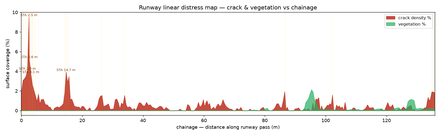
#> input picture reports/runway_defects_full/runway_linear_map.png, 440 x 135 px, shrunk from 1690 x 520 before the run, found by its file name
$ python build_pdf_report.py
#> lines starting #> are read from the running program, lines starting #| are printed output that depends on the picture
#!/usr/bin/env python3
"""Multi-feature runway inspection report (PDF, matplotlib only).

Defensible build per docs/report_enhancement_roadmap.md: leads with what the
data supports — SAM2 true crack density, hot zones, total crack length, crack
type mix, vegetation coverage, and a chainage-referenced linear distress map —
framed against ASTM D5340 with an honest coverage matrix and limitations.
It deliberately does NOT publish a width-based severity or numeric PCI
(unreliable on this blurred/grooved imagery).

Inputs under --reports: detections.csv, crack_density_sam.csv,
crack_metrics.csv(+summary.json), surface_features.csv, frame_chainage.csv,
runway_linear_map.png, crack_density_bbox_vs_mask.png, overlays/.
"""

import argparse
import csv
import datetime as dt
import json
from collections import Counter
from pathlib import Path

import cv2
import matplotlib
matplotlib.use("Agg")
import matplotlib.pyplot as plt
from matplotlib.backends.backend_pdf import PdfPages

A4 = (8.27, 11.69)
ACCENT = "#e67e22"
INK = "#1f2a33"
MUTED = "#6b7785"


def page(title, subtitle=None):
    fig = plt.figure(figsize=A4)
    fig.text(0.08, 0.955, title, fontsize=16, fontweight="bold", color=INK)
    fig.text(0.92, 0.957, "Runway Surface Condition Report", fontsize=8,
             color=MUTED, ha="right")
    fig.add_artist(plt.Line2D([0.08, 0.92], [0.945, 0.945], color=ACCENT,
                              lw=2, transform=fig.transFigure))
    if subtitle:
        fig.text(0.08, 0.93, subtitle, fontsize=9, color=MUTED)
    return fig


def finish(pdf, fig, n):
    fig.text(0.92, 0.03, f"page {n}", fontsize=8, color=MUTED, ha="right")
    pdf.savefig(fig)
    plt.close(fig)


def rd(p):
    return list(csv.DictReader(open(p))) if p.exists() else []


def img_on(fig, path, rect):
    if Path(path).exists():
        ax = fig.add_axes(rect)
        ax.imshow(plt.imread(str(path)))
        ax.axis("off")


def draw_pipeline(fig, rect):
    """Draw the detection/analysis pipeline as a labelled flow diagram."""
    from matplotlib.patches import FancyBboxPatch, FancyArrowPatch
    ax = fig.add_axes(rect)
    ax.set_xlim(0, 10); ax.set_ylim(0, 6); ax.axis("off")

    def box(x, y, w, h, text, fc):
        ax.add_patch(FancyBboxPatch((x, y), w, h, boxstyle="round,pad=0.06,rounding_size=0.12",
                                    linewidth=1, edgecolor="#34495e", facecolor=fc))
        ax.text(x + w / 2, y + h / 2, text, ha="center", va="center",
                fontsize=8.2, color=INK, wrap=True)

    def arrow(x1, y1, x2, y2):
        ax.add_patch(FancyArrowPatch((x1, y1), (x2, y2), arrowstyle="-|>",
                                     mutation_scale=12, lw=1.2, color="#7f8c8d"))

    # capture
    box(0.2, 2.5, 1.9, 1.0, "Drone pass\n(video, ~1.25 mm/px)", "#fdebd0")
    box(2.5, 2.5, 1.7, 1.0, "Frame extraction\n(5 FPS, 274 frames)", "#fdebd0")
    arrow(2.1, 3.0, 2.5, 3.0)
    # three parallel analyses
    box(4.6, 4.4, 2.2, 1.0, "Crack segmentation\n(crack-seg model)", "#f5b7b1")
    box(4.6, 2.5, 2.2, 1.0, "Vegetation\n(HSV colour)", "#abebc6")
    box(4.6, 0.6, 2.2, 1.0, "Frame registration\n(chainage / distance)", "#aed6f1")
    for yy in (4.9, 3.0, 1.1):
        arrow(4.2, 3.0, 4.6, yy)
    # measurement
    box(7.2, 3.4, 2.4, 1.0, "Mask analysis\n(density, length, type)", "#f5b7b1")
    arrow(6.8, 4.9, 7.2, 4.0)
    box(7.2, 1.4, 2.4, 1.0, "Aggregate by station\n(hot zones, ASTM matrix)", "#d7dbdd")
    arrow(6.8, 3.0, 7.2, 2.3); arrow(6.8, 1.1, 7.2, 1.7); arrow(8.4, 3.4, 8.4, 2.4)
    ax.text(5.0, 5.8, "Detection & analysis pipeline", fontsize=10,
            fontweight="bold", color=INK)


def main():
    ap = argparse.ArgumentParser(description=__doc__)
    ap.add_argument("--reports", type=Path, default=Path("reports/runway_defects_full"))
    ap.add_argument("--frames", type=Path, default=Path("frames"))
    ap.add_argument("--out", type=Path, default=Path("reports/runway_inspection_report.pdf"))
    ap.add_argument("--site", default="Runway survey — UAV imagery, ~1.25 mm GSD")
    args = ap.parse_args()
    R = args.reports

    dets = rd(R / "detections.csv")
    sam = rd(R / "crack_density_sam.csv")
    metrics = [c for c in rd(R / "crack_metrics.csv") if c.get("plausible_crack") == "True"]
    veg = rd(R / "surface_features.csv")
    chain = rd(R / "frame_chainage.csv")
    summ = json.loads((R / "crack_metrics_summary.json").read_text()) \
        if (R / "crack_metrics_summary.json").exists() else {}

    cc = Counter(r["class"] for r in dets)
    station = {r["frame"]: float(r["station_m"]) for r in chain}
    surveyed = max((float(r["station_m"]) for r in chain), default=0)
    if sam:
        mk = sum(float(r["mask_area_px"]) for r in sam)
        sf = sum(float(r["frame_area_px"]) for r in sam)
        true_density = 100 * mk / sf if sf else 0
        crack_by_frame = {r["frame"]: float(r["mask_density_pct"]) for r in sam}
    else:
        true_density, crack_by_frame = 0, {}
    veg_by_frame = {r["frame"]: float(r["vegetation_pct"]) for r in veg}
    veg_overall = (sum(veg_by_frame.values()) / len(veg_by_frame)) if veg_by_frame else 0
    veg_frames = sum(1 for v in veg_by_frame.values() if v > 0.05)
    total_len = summ.get("total_crack_length_m", 0)
    n_cracks = summ.get("n_cracks", len(metrics))
    type_counts = summ.get("type_counts", {})
    crack_frames = len({r["frame"] for r in dets if r["class"] == "crack"})
    n_frames = len(station) or len({r["frame"] for r in dets})

    args.out.parent.mkdir(parents=True, exist_ok=True)
    pg = 0
    with PdfPages(args.out) as pdf:
        # 1. executive summary
        pg += 1
        fig = page("Runway Surface Condition Report",
                   f"{args.site}   ·   generated {dt.date.today().isoformat()}")
        kpis = [
            (f"{surveyed:.0f} m", "surveyed length"),
            (f"{true_density:.2f}%", "crack density (segmented area)"),
            (f"{total_len:.0f} m", "total crack length"),
            (f"{n_cracks}", "cracks measured"),
            (f"{crack_frames}/{n_frames}", "crack-bearing frames"),
            (f"{veg_overall:.2f}%", "vegetation coverage"),
        ]
        for i, (num, lbl) in enumerate(kpis):
            x = 0.08 + (i % 3) * 0.29
            y = 0.82 - (i // 3) * 0.13
            fig.text(x, y, num, fontsize=20, fontweight="bold", color=ACCENT)
            fig.text(x, y - 0.034, lbl, fontsize=8.3, color=MUTED)
        body = (
            f"This report summarises an automated condition survey of the runway, "
            f"captured in a single drone pass at roughly 1.25 mm per pixel. Cracks "
            f"are picked out by a crack-specialised segmentation model and "
            f"vegetation by its colour; every finding is tied to a position along "
            f"the runway (its chainage) so the results read as a map rather than a "
            f"list. The aim is to show, at a glance, where the surface needs "
            f"attention first — in line with the routine pavement-monitoring "
            f"expectations of ICAO Annex 14, CAA CAP 168 and the ASTM D5340 "
            f"distress framework.\n\n"
            f"Across the {surveyed:.0f} m surveyed, the system found {n_cracks} "
            f"cracks (about {total_len:.0f} m of cracking in total) on "
            f"{crack_frames} of {n_frames} frames, giving an overall crack density "
            f"of {true_density:.2f}% of the imaged surface, with vegetation showing "
            f"in {veg_frames} frames. The pages that follow walk through how the "
            f"analysis works, where the worst stretches are, and what we can and "
            f"cannot yet measure.\n\n"
            f"A note on scope, in the interest of honesty: crack density here is a "
            f"reliable way to rank and track problem areas, but we deliberately do "
            f"not publish a per-crack width, an ASTM severity grade or a numeric "
            f"PCI. Motion blur and the runway's grooved texture make millimetre "
            f"width measurement untrustworthy on this footage (the Limitations page "
            f"explains why and how to fix it). Foreign-object debris, rubber "
            f"deposits and marking condition are out of scope for this survey — the "
            f"ASTM coverage matrix sets out exactly what was and wasn't assessed.")
        fig.text(0.08, 0.50, body, fontsize=9.7, color=INK, va="top", wrap=True)
        finish(pdf, fig, pg)

        # 1b. how it works — architecture + process
        pg += 1
        fig = page("How the analysis works",
                   "From a single drone pass to a located, prioritised survey.")
        draw_pipeline(fig, [0.06, 0.56, 0.88, 0.34])
        steps = (
            "1.  Capture & frames.  The runway is flown in one continuous pass and "
            "the video is sampled at 5 frames per second, giving 274 high-resolution "
            "stills at about 1.25 mm per pixel.\n\n"
            "2.  Crack detection.  Each frame is run through a crack-specialised "
            "segmentation model that outlines cracks as thin shapes rather than just "
            "boxes — so we measure the area actually covered by cracking, not the "
            "rectangle around it.\n\n"
            "3.  Vegetation.  Greenery (plants growing through joints and along "
            "edges) is separated from the grey asphalt by colour, which is robust "
            "and needs no training.\n\n"
            "4.  Measurement.  From each crack outline we derive its length and "
            "orientation (longitudinal, transverse or interconnected 'alligator'), "
            "and per frame we compute crack and vegetation coverage.\n\n"
            "5.  Location (chainage).  Because the frames are a continuous pass, we "
            "recover how far the drone moved between frames by aligning them, turning "
            "frame numbers into real distance along the runway.\n\n"
            "6.  Reporting.  Findings are aggregated by station into hot zones, "
            "checked against the ASTM D5340 distress catalogue, and written up as "
            "this report.")
        fig.text(0.08, 0.50, steps, fontsize=9.7, color=INK, va="top", wrap=True)
        finish(pdf, fig, pg)
#> call 2 of finish, with n = 2
#> in finish (call 2), `pdf.savefig(fig)`:
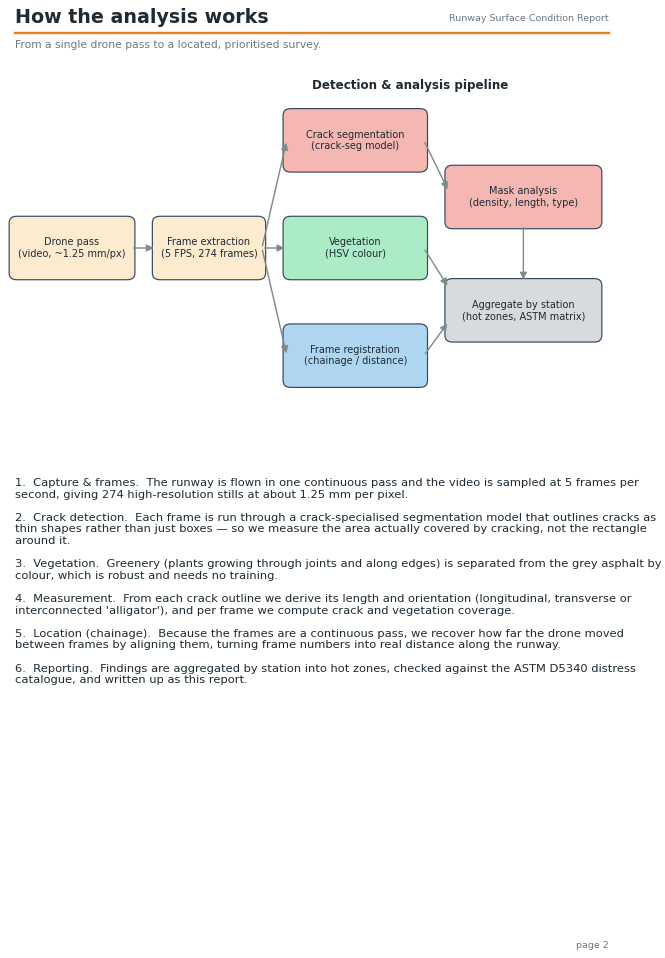
#> figure drawn by matplotlib, 1 panel

        # 2. spatial linear distress map
        pg += 1
        fig = page("Spatial distress map (by chainage)",
                   "Distance along the runway pass, recovered by frame registration.")
        img_on(fig, R / "runway_linear_map.png", [0.06, 0.50, 0.88, 0.36])
        if crack_by_frame and station:
            hot = sorted(((station.get(f, 0), v) for f, v in crack_by_frame.items()),
                         key=lambda t: -t[1])[:8]
            lines = ["Priority crack hot zones (station · density):", ""]
            lines += [f"   STA {s:6.1f} m     {v:5.2f}%" for s, v in hot if v > 0]
            fig.text(0.08, 0.44, "\n".join(lines), fontsize=9.5, color=INK,
                     va="top", family="monospace")
        finish(pdf, fig, pg)

        # 3. crack density profile (bbox vs SAM)
        pg += 1
        fig = page("Crack density — measurement",
                   "v1 bounding-box proxy vs crack-seg true-area mask.")
        img_on(fig, R / "crack_density_bbox_vs_mask.png", [0.06, 0.48, 0.88, 0.38])
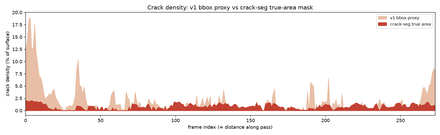
#> input picture reports/runway_defects_full/crack_density_bbox_vs_mask.png, 440 x 135 px, shrunk from 1690 x 520 before the run, found by its file name
        fig.text(0.08, 0.42,
                 "A simple bounding box around a crack greatly overstates how much "
                 "surface the crack actually covers. Outlining the crack instead "
                 "(the darker band) measures the real affected area. The "
                 "crack-specialised model is also more sensitive than the original "
                 "detector, picking up finer cracking right across the surface — so "
                 "read these density figures as a sensitive screening index rather "
                 "than an exact inventory.",
                 fontsize=9.7, color=INK, va="top", wrap=True)
        finish(pdf, fig, pg)

        # 4. inventory + vegetation + crack type
        pg += 1
        fig = page("Feature inventory")
        ax = fig.add_axes([0.08, 0.55, 0.5, 0.30])
        cls = sorted(cc, key=lambda c: -cc[c])
        ax.barh(cls[::-1], [cc[c] for c in cls[::-1]], color=ACCENT)
        ax.set_title("Detections by class", fontsize=11); ax.tick_params(labelsize=8)
        lines = ["Cracks", f"  detections: {cc.get('crack',0)}",
                 f"  measured cracks: {n_cracks}", f"  total length: {total_len:.0f} m",
                 f"  type mix: {type_counts}", "",
                 "Vegetation", f"  coverage: {veg_overall:.2f}% overall",
                 f"  present in {veg_frames}/{n_frames} frames"]
        fig.text(0.62, 0.84, "\n".join(lines), fontsize=9.5, color=INK,
                 va="top", family="monospace")
        fig.text(0.08, 0.46,
                 "Crack type is from skeleton orientation (geometry is robust);\n"
                 "vegetation from a green colour threshold (separable from asphalt).",
                 fontsize=8.5, color=MUTED, va="top")
        finish(pdf, fig, pg)

        # 5. ASTM D5340 coverage matrix
        pg += 1
        fig = page("ASTM D5340 coverage matrix",
                   "What this survey assesses, and what needs more.")
        matrix = [
            ("Cracking (long./trans.)", "ASSESSED", "density, length, location, type"),
            ("Vegetation encroachment", "ASSESSED", "coverage % + hot zones (operational)"),
            ("Patching", "PARTIAL", "detector class present; not validated here"),
            ("Crack width / severity / PCI", "NOT REPORTED", "blur + groove texture (see Limitations)"),
            ("FOD", "OUT OF SCOPE", "needs a trained FOD model (FOD-A)"),
            ("Rubber deposits", "OUT OF SCOPE", "needs TDZ location + friction data"),
            ("Raveling / weathering", "OUT OF SCOPE", "texture; unreliable on blurred RGB"),
            ("Marking condition", "OUT OF SCOPE", "colour threshold catches shoulder/verge"),
            ("Ponding / drainage", "N/A", "dry survey"),
        ]
        y = 0.86
        fig.text(0.08, y, f"{'item':<30}{'status':<15}note", fontsize=9,
                 family="monospace", color=INK, fontweight="bold")
        y -= 0.028
        col = {"ASSESSED": "#27ae60", "PARTIAL": "#e67e22", "NOT REPORTED": "#c0392b",
               "OUT OF SCOPE": "#6b7785", "N/A": "#6b7785"}
        for item, status, note in matrix:
            fig.text(0.08, y, f"{item:<30}", fontsize=8.5, family="monospace", color=INK)
            fig.text(0.08 + 0.30 * 0.0 + 0.355, y, f"{status:<14}", fontsize=8.5,
                     family="monospace", color=col[status], fontweight="bold")
            fig.text(0.08, y - 0.014, f"      {note}", fontsize=7.5,
                     family="monospace", color=MUTED)
            y -= 0.040
        finish(pdf, fig, pg)

        # 6. hot-zone gallery (SAM overlays)
        odir = R / "overlays"
        gallery = sorted(crack_by_frame.items(), key=lambda t: -t[1])[:4]
        if gallery:
            for i in range(0, len(gallery), 2):
                pg += 1
                fig = page("Crack hot zones — crack-seg masks",
                           "red = segmented crack")
                for slot, (fname, dv) in enumerate(gallery[i:i + 2]):
                    p = odir / fname
                    im = cv2.imread(str(p)) if p.exists() else cv2.imread(str(args.frames / fname))
                    if im is None:
                        continue
                    ax = fig.add_axes([0.08, 0.50 - slot * 0.42, 0.84, 0.38])
                    ax.imshow(cv2.cvtColor(im, cv2.COLOR_BGR2RGB)); ax.axis("off")
                    s = station.get(fname, 0)
                    ax.set_title(f"{fname} — STA {s:.1f} m — {dv:.2f}% density",
                                 fontsize=9, color=INK)
                finish(pdf, fig, pg)

        # 7. limitations
        pg += 1
        fig = page("What we can and can't measure (yet)")
        txt = (
            "We think it's important to be clear about the edges of this survey.\n\n"
            "Why there is no per-crack width, ASTM severity grade or PCI score:\n\n"
            "The honest answer is that this footage cannot support a trustworthy "
            "millimetre crack width. Motion blur from the moving drone and the "
            "runway's grooved texture both smear the thin edge of a crack — the very "
            "thing a width measurement depends on. We tried three different methods "
            "and each failed in its own way: a general segmentation model traced a "
            "broad region rather than the crack line (giving an impossible ~46 mm "
            "'width'); a contrast-based method simply measured the groove spacing "
            "(~5 mm everywhere); and even the crack-specialised model, while it "
            "finds cracks well, produces masks too coarse for millimetre width. "
            "Since width drives ASTM severity and PCI, we don't report those rather "
            "than publish a number we can't stand behind.\n\n"
            "What you can rely on in this report: where the cracking is and how it's "
            "concentrated (density and hot zones), how much there is and how it runs "
            "(count, location, length and type), vegetation coverage, and the "
            "distance-along-runway referencing that ties it all to a position.\n\n"
            "How to unlock certified-style width, severity and PCI next time:\n"
            "  - capture sharper imagery — slower or stop-and-stare passes, or "
            "deblurring — so crack edges stay crisp, and/or\n"
            "  - use a crack-fine-tuned segmenter; then width-based severity and "
            "PCI become trustworthy.\n\n"
            "Two smaller caveats: accuracy figures (precision/recall) would need a "
            "human to verify a sample of frames, and a single straight pass gives a "
            "strip down the runway rather than a full-width map of the whole "
            "surface.")
        fig.text(0.08, 0.86, txt, fontsize=9.7, color=INK, va="top", wrap=True)
        finish(pdf, fig, pg)

        # 8. distress list (by chainage)
        if metrics:
            rows = sorted(metrics, key=lambda c: station.get(c["frame"], 0))
            hdr = f"{'id':>4} {'STA(m)':>7} {'frame':<20}{'type':<13}{'len(m)':>7}"
            per_col, per_page = 46, 92
            for start in range(0, len(rows), per_page):
                pg += 1
                fig = page("Distress list — cracks by chainage",
                           f"{start+1}–{min(start+per_page,len(rows))} of {len(rows)}")
                for col in range(2):
                    cs = start + col * per_col
                    chunk = rows[cs:cs + per_col]
                    if not chunk:
                        break
                    lines = [hdr, "-" * len(hdr)]
                    for c in chunk:
                        s = station.get(c["frame"], 0)
                        lines.append(f"{c['crack_id']:>4} {s:>7.1f} "
                                     f"{c['frame'][:19]:<20}{c['type'][:12]:<13}"
                                     f"{float(c['length_m']):>7.2f}")
                    fig.text(0.05 + col * 0.48, 0.90, "\n".join(lines),
                             fontsize=5.8, color=INK, va="top", family="monospace")
                finish(pdf, fig, pg)

    print(f"[done] {args.out}  ({pg} pages)")


if __name__ == "__main__":
    main()
